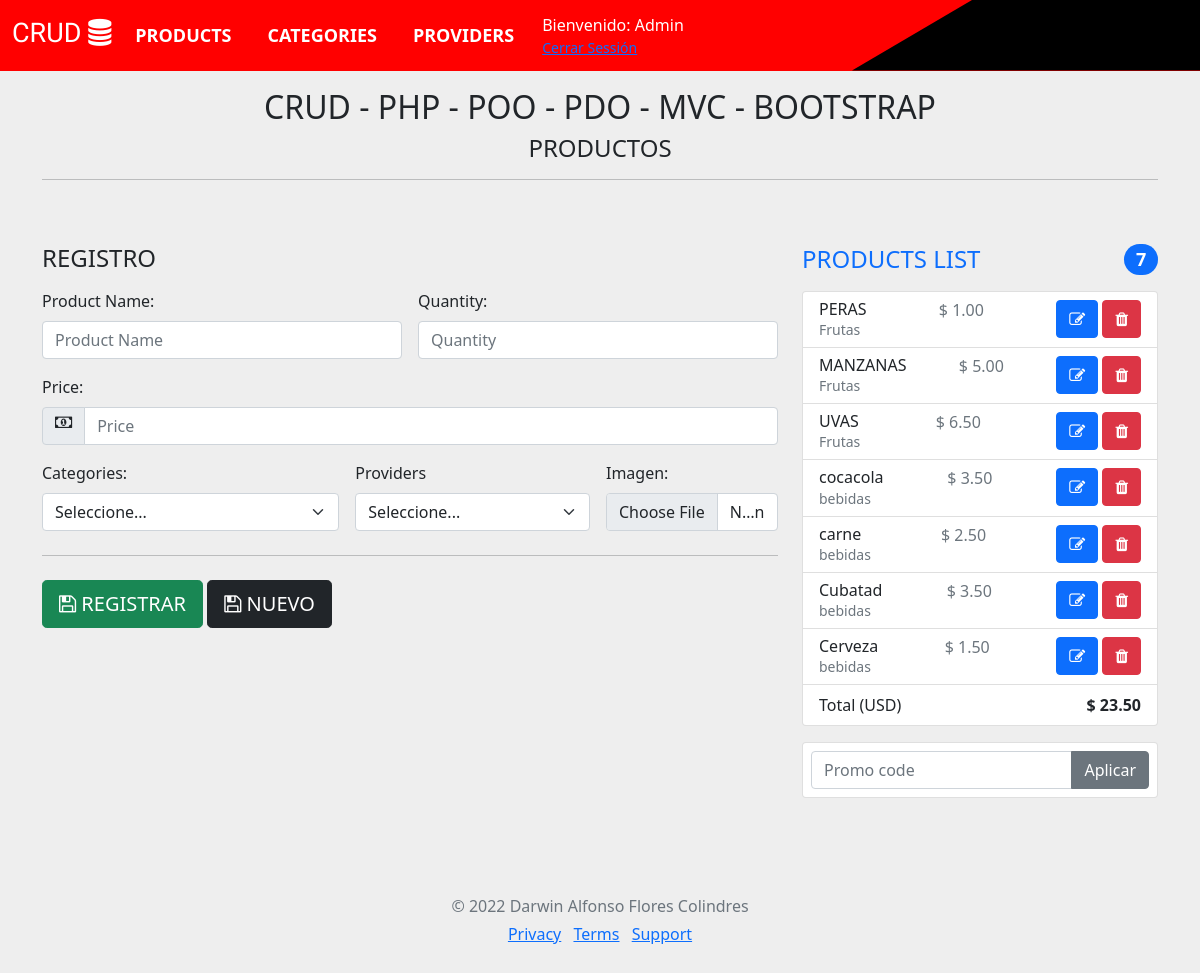
Page /?view=product on the committed database.
### tables this page shows
CREATE TABLE `product` (
  `id` int(11) NOT NULL,
  `namep` varchar(100) NOT NULL,
  `quantity` int(11) NOT NULL,
  `price` decimal(10,2) NOT NULL,
  `idcategory` int(11) NOT NULL
);

CREATE TABLE `category` (
  `idcategory` int(11) NOT NULL,
  `nombre` varchar(100) NOT NULL,
  `estado` tinyint(1) NOT NULL
);

### controller/Product.Controller.php (called while the page is built, shortened)
<?php
require_once "model/Product.php";
class ProductController
{
    public function __CONSTRUCT()
    {
        $this->model = new Product();
    }
    function Index()
    {
        $prod = new Product();
        require_once 'view/assets/header.php';
        require_once 'view/products/index.php';
        require_once 'view/assets/pie.php';
    }
}

### config/Conexion.php (called while the page is built)
<?php
class Conexion
{
    private $servidor = "";
    private $nombredb = "bod6pgzou7dhl5z3zhc0";
    private $usuario = "uliugavf08ai03uk";
    private $password = "F9ht55y9HYJzZAcUclYN";
    private $puerto = "3306";
    function getServidor()
    {
        return $this->servidor;
    }
    function getNombredb()
    {
        return $this->nombredb;
    }
    function getUsuario()
    {
        return $this->usuario;
    }
    function getPassword()
    {
        return $this->password;
    }
    function getPuerto()
    {
        return $this->puerto;
    }
    public  function Conectar()
    {
        $opciones = array(PDO::MYSQL_ATTR_INIT_COMMAND => "SET NAMES UTF8");
        try {
            $conexion = new PDO("mysql:host=" . $this->getServidor() . ";port=" . $this->getPuerto() . ";dbname=" . $this->getNombredb(), $this->getUsuario(), $this->getPassword(), $opciones);
            return $conexion;
        } catch (Exception $e) {
            die("El error de la conexión es: " . $e->getMessage());
        }
    }
}

### model/Product.php (called while the page is built, shortened)
<?php
class Product
{
    private $pdo;
    public function __CONSTRUCT()
    {
        $conn = new Conexion();
        try {
            $this->pdo = $conn->Conectar();
        } catch (Exception $e) {
            die($e->getMessage());
        }
    }
    public function Listar()
    {
        try {
            $stm = $this->pdo->prepare("SELECT product.*, category.* FROM `product`  INNER JOIN category  on product.idcategory=category.idcategory  order by product.id desc");
            $stm->execute();
            return $stm->fetchAll(PDO::FETCH_OBJ);
        } catch (Exception $e) {
            die($e->getMessage());
        }
    }
}

### view/products/index.php (the view, shortened to what this page needs)
<div class="py-5 text-center">
    <h2>CRUD - PHP - POO - PDO - MVC - BOOTSTRAP</h2>
    <h4>PRODUCTOS</h4>
    <hr>
</div>
<div class="row g-6">
    <div class="col-md-5 col-lg-4 order-md-last">
        <h4 class="d-flex justify-content-between align-items-center mb-3">
            <span class="text-primary">PRODUCTS LIST</span>
            <span class="badge bg-primary rounded-pill"><?php echo count($this->model->Listar()) ?></span>
        </h4>
        <ul class="list-group mb-3">
            <?php
            $price_acum = 0;
            foreach ($this->model->Listar() as $r) {
                $price_acum += $r->price;
            ?>
            <li class="list-group-item d-flex justify-content-between lh-sm">
                <div>
                    <h6 class="my-0"><?php echo $r->namep; ?></h6>
                    <small class="text-muted"><?php echo $r->nombre; ?></small>
                </div>
                <span class="text-muted">$ <?php echo number_format($r->price, 2); ?></span>
                <span><a href="?view=product&id=<?php echo $r->id; ?>" class="btn btn-primary"> <i class="fa fa-edit"
                            aria-hidden="true"></i>
                    </a>&nbsp;<button type="button" class="btn btn-danger"> <i class="fa fa-trash"
                            aria-hidden="true"></i>
                    </button></span>
            </li>
            <?php
            }
            ?>
            <li class="list-group-item d-flex justify-content-between">
                <span>Total (USD)</span>
                <strong>$ <?php echo number_format($price_acum, 2); ?></strong>
            </li>
        </ul>
        <form class="card p-2">
            <div class="input-group">
                <input type="text" class="form-control" placeholder="Promo code">
                <button type="submit" class="btn btn-secondary">Aplicar</button>
            </div>
        </form>
    </div>
    <div class="col-md-6 col-lg-8">
        <h4 class="mb-3">REGISTRO</h4>
        <form class="needs-validation" novalidate method="POST" autocomplete="OFF" action="?view=product&a=Guardar">
            <div class="row g-3">
                <div class="col-sm-6">
                    <label for="productName" class="form-label">Product Name:</label>
                    <input type="text" class="form-control" name="nombre" id="productName" placeholder="Product Name"
                        value="<?php echo $prod->namep; ?>" required>
                </div>
                <div class="col-sm-6">
                    <label for="quantity" class="form-label">Quantity: </label>
                    <input type="number" class="form-control" id="quantity" placeholder="Quantity" name="quantity"
                        value="<?php echo $prod->quantity; ?>" required>
                </div>
                <div class="col-12">
                    <label for="price" class="form-label">Price: </label>
                    <div class="input-group has-validation">
                        <span class="input-group-text fa fa-money"></span>
                        <input type="text" name="price" class="form-control" id="price" placeholder="Price" required
                            value="<?php echo $prod->price; ?>">
                    </div>
                </div>
                <div class="col-md-5">
                    <label for="country" class="form-label">Categories: </label>
                    <select class="form-select" name="idcategories" id="categories" required>
                        <option value="">Seleccione...</option>
                    </select>
                </div>
                <div class="col-md-4">
                    <label for="state" class="form-label">Providers</label>
                    <select class="form-select" id="provider">
                        <option value="">Seleccione...</option>
                    </select>
                </div>
                <div class="col-md-3">
                    <label for="img" class="form-label">Imagen: </label>
                    <input type="file" class="form-control" id="img" placeholder="">
                </div>
            </div>
            <hr class="my-4">
            <button class="btn btn-success btn-lg" type="submit"> <i class="fa fa-save    "></i>
                REGISTRAR</button>
            <a class="btn btn-dark btn-lg" href="?view=product"> <i class="fa fa-save    "></i>
                NUEVO</a>
        </form>
    </div>
</div>

### index.php (shortened to what this page needs)
<?php
require_once 'config/Conexion.php';
$controller = isset($_GET["view"]) ? $_GET["view"] : "home";
if (file_exists("controller/" . $controller . ".controller.php")) {
    if (!isset($_REQUEST['view'])) {
        require_once "controller/$controller.controller.php";
        $controller = ucwords($controller) . 'Controller';
        $controller = new $controller;
        $controller->Index();
    } else {
        $accion = isset($_REQUEST['a']) ? $_REQUEST['a'] : 'Index';
        $controller = new $controller;
        call_user_func(array($controller, $accion));
    }
} else {
    include "view/error.php";
}
?>

### view/assets/header.php (shortened to what this page needs)
<!DOCTYPE html>
<html lang="es">
<head>
    <link rel="stylesheet" href="https://cdn.jsdelivr.net/npm/bootstrap@5.0.0-alpha1/dist/css/bootstrap.min.css">
    <link rel="stylesheet" href="https://cdnjs.cloudflare.com/ajax/libs/font-awesome/4.7.0/css/font-awesome.min.css">
    <link rel="stylesheet" href="https://cdn.datatables.net/1.12.1/css/jquery.dataTables.min.css">
    <link rel="stylesheet" href="assets/css/style.css">
</head>
<body>
    <header>
        <nav class="navbar navbar-expand-lg navbar-red navbar-dark fixed-top">
            <div class="wrapper">
            </div>
            <div class="container-fluid all-show">
                <a class="navbar-brand" href="?view=home">CRUD <i class="fa fa-database"></i></a>
                <div class="collapse navbar-collapse" id="navbarSupportedContent">
                    <ul class="navbar-nav mr-auto mb-2 mb-lg-0">
                        <li class="nav-item active">
                            <a class="nav-link" href="?view=product">Products</a>
                        </li>
                        <li class="nav-item">
                            <a class="nav-link" href="?view=category">Categories</a>
                        </li>
                        <li class="nav-item">
                            <a class="nav-link" href="?view=proveedor">Providers</a>
                        </li>
                    </ul>
                    <div class="d-flex flex-column sim">
                        <span>Bienvenido: Admin</span>
                        <small class="text-primary"><a href="?view=usuario&a=cerrarSesion">Cerrar Sessión</a></small>
                    </div>
                </div>
            </div>
        </nav>
    </header>
    <main class="container">

### view/assets/pie.php (shortened to what this page needs)
</main>
<footer class="my-5 pt-5 text-muted text-center text-small">
    <p class="mb-1">&copy; 2022 Darwin Alfonso Flores Colindres</p>
    <ul class="list-inline">
        <li class="list-inline-item"><a href="#">Privacy</a></li>
        <li class="list-inline-item"><a href="#">Terms</a></li>
        <li class="list-inline-item"><a href="#">Support</a></li>
    </ul>
</footer>
</body>
</html>

### assets/css/style.css (style rules this page uses)
body { background-color: #eee; }
.navbar-nav > li > a { text-transform: uppercase; font-size: 18px; font-weight: bold; margin-right: 20px; color: #fff; }
.nav-link { color: #fff !important; }
.wrapper { width: 100%; position: absolute; height: 100%; background-color: #000; clip-path: polygon(81% 0, 100% 0, 100% 50%, 100% 100%, 71% 100%); transition: 1s all; }
.navbar-brand { color: #fff; font-family: "Allerta Stencil", sans-serif; margin-bottom: 4px; font-size: 27px; }
.navbar-red { background-color: red; color: #fff; }
.all-show { z-index: 10; }

### view/assets/header.php (style rules this page uses)
body { min-height: 20rem; padding-top: 2.5rem; }

### rows in the picture
product: namep "PERAS", idcategory.nombre "Frutas", price "1.00"
product: namep "MANZANAS", idcategory.nombre "Frutas", price "5.00"
product: namep "UVAS", idcategory.nombre "Frutas", price "6.50"
product: namep "cocacola", idcategory.nombre "bebidas", price "3.50"
product: namep "carne", idcategory.nombre "bebidas", price "2.50"
product: namep "Cubatad", idcategory.nombre "bebidas", price "3.50"
product: namep "Cerveza", idcategory.nombre "bebidas", price "1.50"

### other values in the picture
count($this->model->Listar()) "7"
$price_acum "23.50"
